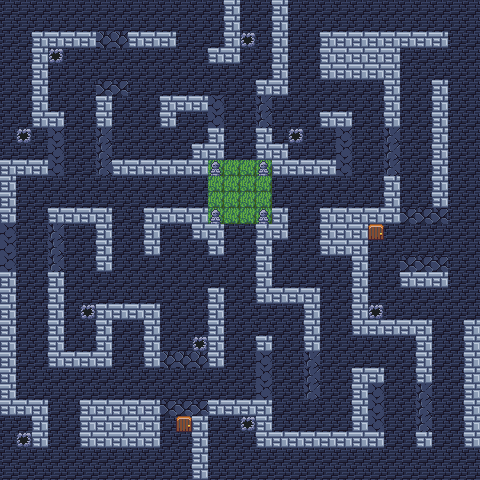

A 2D game scene composited from a Tiled map and its tileset images. What follows is a short description and the map's XML, with each tile layer's data collapsed to a summary:
An orthogonal 30x30 tile map with 16x16 px tiles, 9 tile layers (walls, path, path2, layering1, ...), 4 tilesets and 27 objects.

<map version="1.10" tiledversion="1.11.0" orientation="orthogonal" renderorder="right-down" width="30" height="30" tilewidth="16" tileheight="16" infinite="0" nextlayerid="52" nextobjectid="198">
 <tileset firstgid="1" name="test tile" tilewidth="16" tileheight="16" tilecount="120" columns="8">
  <properties>
   <property name="blocked" type="bool" value="true" />
  </properties>
  <image source="basictiles.png" width="128" height="240" />
  <tile id="0">
   <properties>
    <property name="blocked" type="bool" value="true" />
    <property name="direction" value="right" />
    <property name="movable" type="bool" value="true" />
   </properties>
  </tile>
  <tile id="1">
   <properties>
    <property name="blocked" type="bool" value="true" />
    <property name="direction" value="down" />
    <property name="movable" type="bool" value="true" />
   </properties>
  </tile>
  <tile id="2">
   <properties>
    <property name="blocked" type="bool" value="true" />
    <property name="direction" value="left" />
    <property name="movable" type="bool" value="true" />
   </properties>
  </tile>
  <tile id="3">
   <properties>
    <property name="blocked" type="bool" value="true" />
    <property name="direction" value="up" />
    <property name="mavable" type="bool" value="true" />
   </properties>
  </tile>
  <tile id="4">
   <properties>
    <property name="blocked" type="bool" value="true" />
    <property name="direction" value="down" />
    <property name="movable" type="bool" value="true" />
   </properties>
  </tile>
  <tile id="5">
   <properties>
    <property name="blocked" type="bool" value="true" />
    <property name="direction" value="left" />
    <property name="movable" type="bool" value="true" />
   </properties>
  </tile>
  <tile id="6">
   <properties>
    <property name="blocked" type="bool" value="true" />
    <property name="direction" value="up" />
    <property name="movable" type="bool" value="true" />
   </properties>
  </tile>
  <tile id="7">
   <properties>
    <property name="blocked" type="bool" value="true" />
    <property name="direction" value="right" />
    <property name="movable" type="bool" value="true" />
   </properties>
  </tile>
  <tile id="14">
   <properties>
    <property name="blocked" type="bool" value="true" />
   </properties>
  </tile>
  <tile id="22">
   <properties>
    <property name="obstacles" type="bool" value="true" />
   </properties>
  </tile>
  <tile id="50">
   <properties>
    <property name="exits" type="bool" value="true" />
   </properties>
  </tile>
 </tileset>
 <tileset firstgid="121" name="exit" tilewidth="16" tileheight="16" tilecount="1" columns="1">
  <image source="exit.png" width="16" height="16" />
 </tileset>
 <tileset firstgid="122" name="grass" tilewidth="16" tileheight="16" tilecount="350" columns="25">
  <image source="grass.png" width="400" height="224" />
 </tileset>
 <tileset firstgid="472" name="textures" tilewidth="16" tileheight="16" tilecount="1024" columns="32">
  <image source="textures.png" width="512" height="512" />
  <tile id="0">
   <properties>
    <property name="blocked" type="bool" value="true" />
    <property name="direction" value="right" />
    <property name="movable" type="bool" value="true" />
   </properties>
  </tile>
  <tile id="1">
   <properties>
    <property name="blocked" type="bool" value="true" />
    <property name="direction" value="left" />
    <property name="movable" type="bool" value="true" />
   </properties>
  </tile>
  <tile id="32">
   <properties>
    <property name="blocked" type="bool" value="true" />
    <property name="direction" value="right" />
    <property name="movable" type="bool" value="true" />
   </properties>
  </tile>
  <tile id="33">
   <properties>
    <property name="blocked" type="bool" value="true" />
    <property name="direction" value="left" />
    <property name="movable" type="bool" value="true" />
   </properties>
  </tile>
  <tile id="34">
   <properties>
    <property name="blocked" type="bool" value="true" />
    <property name="direction" value="up" />
    <property name="movable" type="bool" value="true" />
   </properties>
  </tile>
  <tile id="35">
   <properties>
    <property name="blocked" type="bool" value="true" />
    <property name="direction" value="down" />
    <property name="movable" type="bool" value="true" />
   </properties>
  </tile>
  <tile id="65">
   <properties>
    <property name="blocked" type="bool" value="true" />
    <property name="direction" value="right" />
    <property name="movable" type="bool" value="true" />
   </properties>
  </tile>
  <tile id="66">
   <properties>
    <property name="blocked" type="bool" value="true" />
    <property name="direction" value="left" />
    <property name="mavable" type="bool" value="true" />
   </properties>
  </tile>
  <tile id="96">
   <properties>
    <property name="blocked" type="bool" value="true" />
    <property name="direction" value="down" />
    <property name="movable" type="bool" value="true" />
   </properties>
  </tile>
  <tile id="97">
   <properties>
    <property name="blocked" type="bool" value="true" />
    <property name="direction" value="up" />
    <property name="movable" type="bool" value="true" />
   </properties>
  </tile>
  <tile id="107">
   <properties>
    <property name="blocked" type="bool" value="true" />
   </properties>
  </tile>
  <tile id="128">
   <properties>
    <property name="blocked" type="bool" value="true" />
   </properties>
  </tile>
  <tile id="129">
   <properties>
    <property name="blocked" type="bool" value="true" />
   </properties>
  </tile>
  <tile id="130">
   <properties>
    <property name="blocked" type="bool" value="true" />
   </properties>
  </tile>
  <tile id="135">
   <properties>
    <property name="blocked" type="bool" value="true" />
   </properties>
  </tile>
 </tileset>
 <layer id="42" name="walls" width="30" height="30">
  <data>[900 cells, 274 non-empty, 1 distinct tile ids]</data>
 </layer>
 <layer id="43" name="path" width="30" height="30">
  <data>[900 cells, 602 non-empty, 1 distinct tile ids]</data>
 </layer>
 <layer id="49" name="path2" width="30" height="30">
  <data>[900 cells, 516 non-empty, 1 distinct tile ids]</data>
 </layer>
 <layer id="51" name="layering1" width="30" height="30">
  <data>[900 cells, 16 non-empty, 1 distinct tile ids]</data>
 </layer>
 <layer id="14" name="safezone" width="30" height="30">
  <data>[900 cells, 24 non-empty, 2 distinct tile ids]</data>
 </layer>
 <layer id="27" name="layering2" width="30" height="30">
  <data>[900 cells, 4 non-empty, 1 distinct tile ids]</data>
 </layer>
 <layer id="45" name="exits" width="30" height="30">
  <data>[900 cells, 2 non-empty, 1 distinct tile ids]</data>
 </layer>
 <layer id="46" name="static obstacles" width="30" height="30">
  <data>[900 cells, 9 non-empty, 1 distinct tile ids]</data>
 </layer>
 <layer id="47" name="moving walls" width="30" height="30">
  <data>[900 cells, 50 non-empty, 4 distinct tile ids]</data>
 </layer>
 <objectgroup id="38" name="item">
  <object id="136" x="32.57" y="192.716">
   <properties>
    <property name="item" value="1" />
   </properties>
  </object>
  <object id="170" x="402.436" y="349.028">
   <properties>
    <property name="item" value="1" />
   </properties>
  </object>
  <object id="171" x="126.137" y="145.381">
   <properties>
    <property name="item" value="1" />
   </properties>
  </object>
  </objectgroup>
 <objectgroup id="39" name="trapitem">
  <!-- 21 objects omitted --></objectgroup>
 <objectgroup id="40" name="friend">
  <!-- 14 objects omitted --></objectgroup>
 <objectgroup id="41" name="griever">
  <!-- 8 objects omitted --></objectgroup>
 <objectgroup id="50" name="player">
  <properties>
   <property name="player" value="1" />
  </properties>
  <!-- 1 objects omitted --></objectgroup>
</map>
<!-- 24 of 27 objects omitted -->
